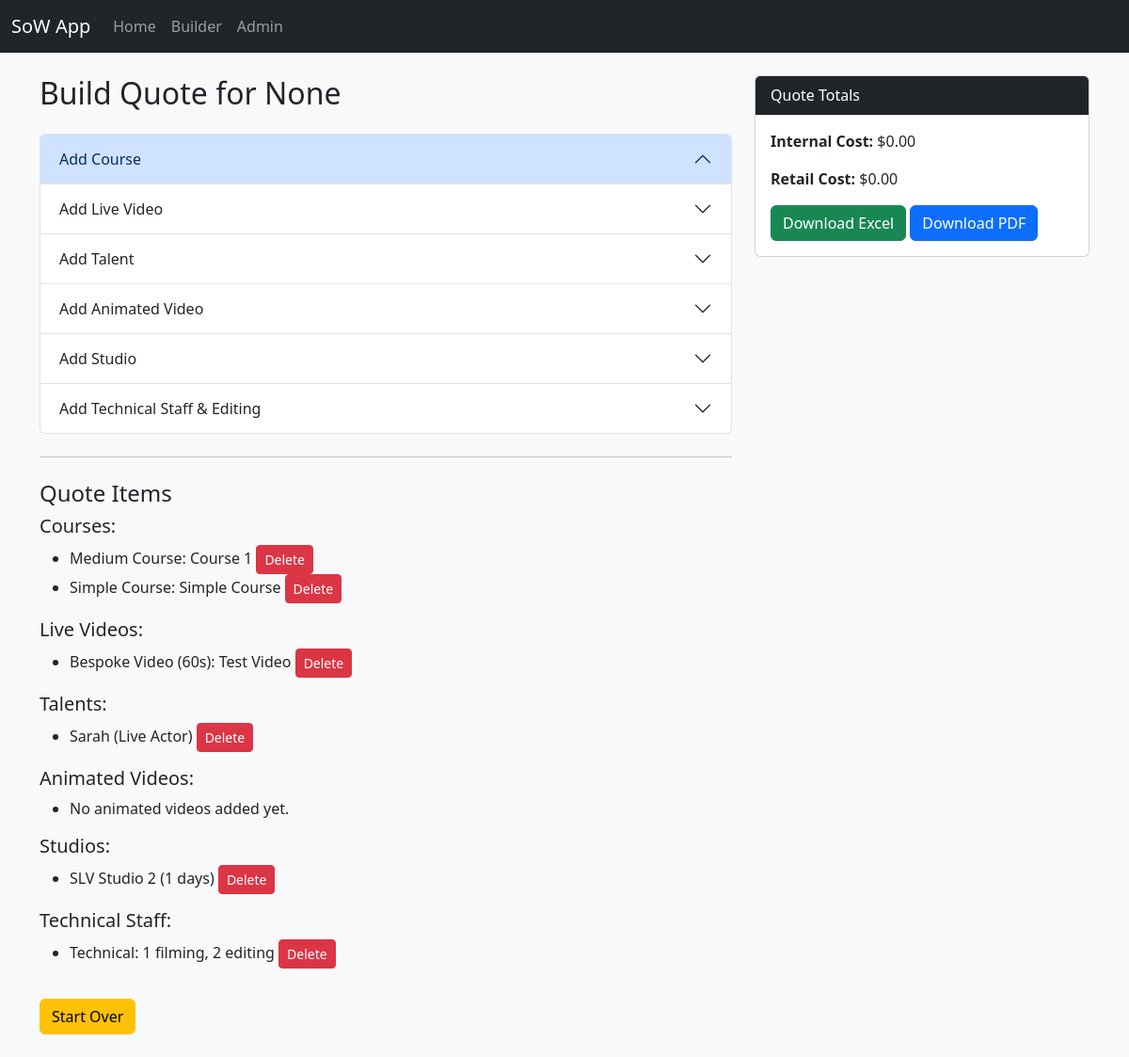
The app's page /builder/, older data.
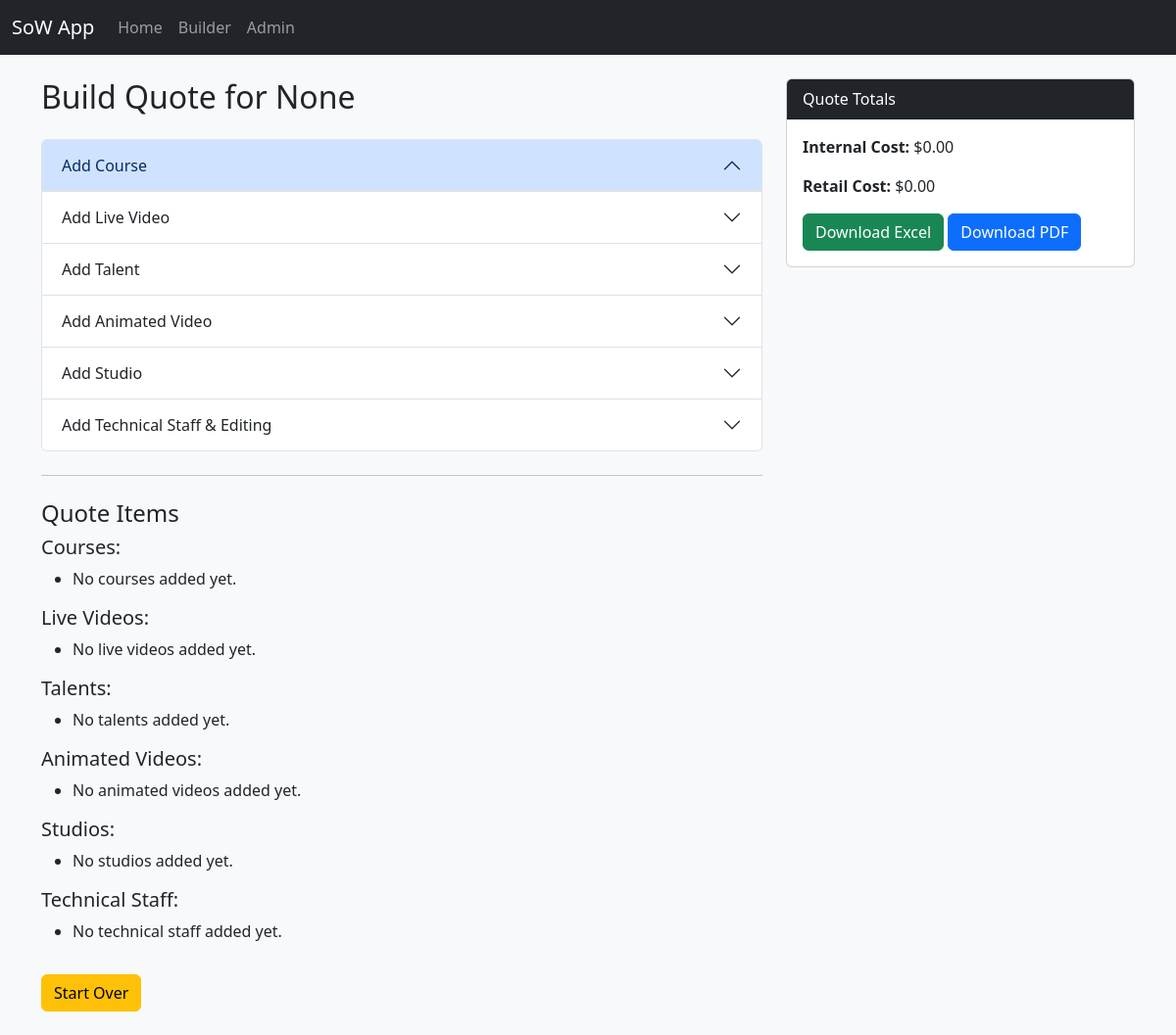
The same page, newer data.
### quotes/models/courses.py (models this page shows, shortened)
class Course(models.Model):
    COMPLEXITY_CHOICES = [
        ('Simple', 'Simple'),
        ('Medium', 'Medium'),
        ('Complex', 'Complex'),
    ]
    complexity = models.CharField(max_length=20, choices=COMPLEXITY_CHOICES)
    description = models.CharField(max_length=255)
    num_languages = models.PositiveIntegerField(default=0)
    def __str__(self):
        return f"{self.complexity} Course: {self.description}"

### quotes/models/livevideo.py (models this page shows, shortened)
class LiveVideo(models.Model):
    VIDEO_TYPE_CHOICES = [
        ('Newsdesk', 'Newsdesk'),
        ('Course Video', 'Course Video'),
        ('Bespoke Video', 'Bespoke Video'),
        ('Music Video', 'Music Video'),
    ]
    video_type = models.CharField(max_length=50, choices=VIDEO_TYPE_CHOICES)
    num_seconds = models.PositiveIntegerField()
    description = models.CharField(max_length=255)
    def __str__(self):
        return f"{self.video_type} ({self.num_seconds}s): {self.description}"

### quotes/models/talent.py (models this page shows, shortened)
class Talent(models.Model):
    name = models.CharField(max_length=50)
    role_type = models.CharField(max_length=20, blank=True)  # auto-set from TalentRate
    rate = models.DecimalField(max_digits=8, decimal_places=2, blank=True, null=True)
    live_video = models.ForeignKey(
        LiveVideo,
        on_delete=models.CASCADE,
        related_name='talents'
    )
    def __str__(self):
        return f"{self.name} ({self.role_type})"

### quotes/models/studio.py (models this page shows, shortened)
class Studio(models.Model):
    STUDIO_CHOICES = [
        ('Kennington', 'Kennington'),
        ('SLV Studio 1', 'SLV Studio 1'),
        ('SLV Studio 2', 'SLV Studio 2'),
    ]
    studio_name = models.CharField(max_length=50, choices=STUDIO_CHOICES)
    filming_days = models.PositiveIntegerField(default=1)
    def __str__(self):
        return f"{self.studio_name} ({self.filming_days} days)"

### quotes/models/technical.py (models this page shows, shortened)
class TechnicalStaff(models.Model):
    filming_days = models.PositiveIntegerField(default=1)
    editing_days = models.PositiveIntegerField(default=0)
    def __str__(self):
        return f"Technical: {self.filming_days} filming, {self.editing_days} editing"

### quotes/views.py (the view, shortened to what this page needs)
# urls.py: path('builder/', views.builder, name='builder'),
def builder(request):
    client_name = request.session.get('client_name')
    project_name = request.session.get('project_name')
    date = request.session.get('date')
    course_form = CourseForm()
    live_video_form = LiveVideoForm()
    talent_form = TalentForm()
    animated_video_form = AnimatedVideoForm()
    studio_form = StudioForm()
    technical_form = TechnicalStaffForm()
    courses = Course.objects.all()
    live_videos = LiveVideo.objects.all()
    talents = Talent.objects.all()
    animated_videos = AnimatedVideo.objects.all()
    studios = Studio.objects.all()
    technical_staff = TechnicalStaff.objects.all()
    return render(request, 'quotes/builder.html', {
        'client_name': client_name,
        'project_name': project_name,
        'date': date,
        'course_form': course_form,
        'live_video_form': live_video_form,
        'talent_form': talent_form,
        'animated_video_form': animated_video_form,
        'studio_form': studio_form,
        'technical_form': technical_form,
        'courses': courses,
        'live_videos': live_videos,
        'talents': talents,
        'animated_videos': animated_videos,
        'studios': studios,
        'technical_staff': technical_staff,
    })

### quotes/templates/quotes/builder.html (shortened to what this page needs)
{% extends 'quotes/base.html' %}
{% block content %}
<div class="row">
  <div class="col-md-8">
    <h2 class="mb-4">Build Quote for {{ client_name }}</h2>
    <div class="accordion" id="quoteForms">
      <div class="accordion-item">
        <h2 class="accordion-header">
          <button class="accordion-button" type="button" data-bs-toggle="collapse" data-bs-target="#collapseCourse">
            Add Course
          </button>
        </h2>
      </div>
      <div class="accordion-item">
        <h2 class="accordion-header">
          <button class="accordion-button collapsed" type="button" data-bs-toggle="collapse" data-bs-target="#collapseLiveVideo">
            Add Live Video
          </button>
        </h2>
      </div>
      <div class="accordion-item">
        <h2 class="accordion-header">
          <button class="accordion-button collapsed" type="button" data-bs-toggle="collapse" data-bs-target="#collapseTalent">
            Add Talent
          </button>
        </h2>
      </div>
      <div class="accordion-item">
        <h2 class="accordion-header">
          <button class="accordion-button collapsed" type="button" data-bs-toggle="collapse" data-bs-target="#collapseAnimatedVideo">
            Add Animated Video
          </button>
        </h2>
      </div>
      <div class="accordion-item">
        <h2 class="accordion-header">
          <button class="accordion-button collapsed" type="button" data-bs-toggle="collapse" data-bs-target="#collapseStudio">
            Add Studio
          </button>
        </h2>
      </div>
      <div class="accordion-item">
        <h2 class="accordion-header">
          <button class="accordion-button collapsed" type="button" data-bs-toggle="collapse" data-bs-target="#collapseTechnical">
            Add Technical Staff & Editing
          </button>
        </h2>
      </div>
    </div>
    <hr class="my-4">
    <h4>Quote Items</h4>
    <h5>Courses:</h5>
    <ul>
      {% for c in courses %}
        <li>{{ c }}
          <a href="{% url 'delete_item' 'course' c.id %}" class="btn btn-sm btn-danger">Delete</a>
        </li>
      {% empty %}
        <li>No courses added yet.</li>
      {% endfor %}
    </ul>
    <h5>Live Videos:</h5>
    <ul>
      {% for lv in live_videos %}
        <li>{{ lv }}
          <a href="{% url 'delete_item' 'livevideo' lv.id %}" class="btn btn-sm btn-danger">Delete</a>
        </li>
      {% empty %}
        <li>No live videos added yet.</li>
      {% endfor %}
    </ul>
    <h5>Talents:</h5>
    <ul>
      {% for t in talents %}
        <li>{{ t }}
          <a href="{% url 'delete_item' 'talent' t.id %}" class="btn btn-sm btn-danger">Delete</a>
        </li>
      {% empty %}
        <li>No talents added yet.</li>
      {% endfor %}
    </ul>
    <h5>Animated Videos:</h5>
    <ul>
      {% for av in animated_videos %}
        <li>{{ av }}
          <a href="{% url 'delete_item' 'animatedvideo' av.id %}" class="btn btn-sm btn-danger">Delete</a>
        </li>
      {% empty %}
        <li>No animated videos added yet.</li>
      {% endfor %}
    </ul>
    <h5>Studios:</h5>
    <ul>
      {% for s in studios %}
        <li>{{ s }}
          <a href="{% url 'delete_item' 'studio' s.id %}" class="btn btn-sm btn-danger">Delete</a>
        </li>
      {% empty %}
        <li>No studios added yet.</li>
      {% endfor %}
    </ul>
    <h5>Technical Staff:</h5>
    <ul>
      {% for tech in technical_staff %}
        <li>{{ tech }}
          <a href="{% url 'delete_item' 'technical' tech.id %}" class="btn btn-sm btn-danger">Delete</a>
        </li>
      {% empty %}
        <li>No technical staff added yet.</li>
      {% endfor %}
    </ul>
    <a href="{% url 'clear_all' %}" class="btn btn-warning mt-3">Start Over</a>
  </div>
  <div class="col-md-4">
    <div class="card sticky-top">
      <div class="card-header bg-dark text-white">Quote Totals</div>
      <div class="card-body">
        <p><strong>Internal Cost:</strong> $<span id="totalInternal">0.00</span></p>
        <p><strong>Retail Cost:</strong> $<span id="totalRetail">0.00</span></p>
        <a href="{% url 'export_excel' %}" class="btn btn-success">Download Excel</a>
        <a href="{% url 'export_pdf' %}" class="btn btn-primary">Download PDF</a>
      </div>
    </div>
  </div>
</div>
{% endblock %}

### quotes/templates/quotes/base.html (shortened to what this page needs)
<!DOCTYPE html>
<html lang="en">
<head>
    <link href="https://cdn.jsdelivr.net/npm/bootstrap@5.3.3/dist/css/bootstrap.min.css" rel="stylesheet">
</head>
<body class="bg-light">
<nav class="navbar navbar-expand-lg navbar-dark bg-dark">
  <div class="container-fluid">
    <a class="navbar-brand" href="{% url 'index' %}">SoW App</a>
    <div class="collapse navbar-collapse" id="navbarNav">
      <ul class="navbar-nav">
        <li class="nav-item">
          <a class="nav-link" href="{% url 'index' %}">Home</a>
        </li>
        <li class="nav-item">
          <a class="nav-link" href="{% url 'builder' %}">Builder</a>
        </li>
        <li class="nav-item">
          <a class="nav-link" href="/admin/">Admin</a>
        </li>
      </ul>
    </div>
  </div>
</nav>
<div class="container py-4">
  {% block content %}
  {% endblock %}
</div>
</body>
</html>

Row changes from the older to the newer data that the page shows:
removed Course: complexity+description "Medium Course: Course 1"
removed Course: complexity+description "Simple Course: Simple Course"
removed LiveVideo: video_type+num_seconds+description "Bespoke Video (60s): Test Video"
removed Talent: name+role_type "Sarah (Live Actor)"
removed Studio: studio_name+filming_days "SLV Studio 2 (1 days)"
removed TechnicalStaff: filming_days+editing_days "Technical: 1 filming, 2 editing"
Text that changed along with them:
text now shown: "No courses added yet. No live videos added yet. No talents added yet. No studios added yet. No technical staff added yet."
